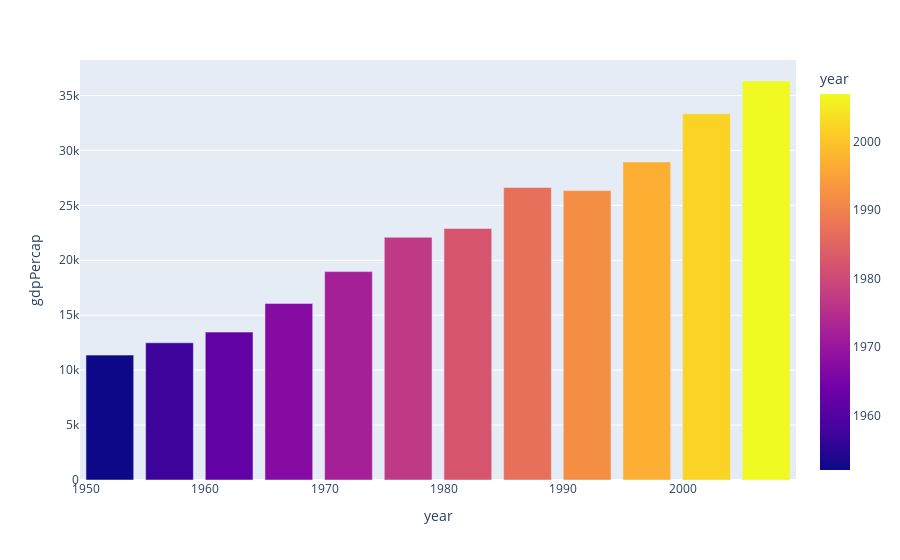

The cell this chart's notebook holds for it:
### Code cell
fig = px.bar(data_canada, x = 'year', y = "gdpPercap", color = "year")
fig.show()

### Figure 1 — Plotly figure (JSON) as saved in the notebook; plotly's stock layout.template omitted (floating-point values rounded to 4 significant figures)
{"data": [{"alignmentgroup": "True", "hovertemplate": "year=%{marker.color}<br>gdpPercap=%{y}<extra></extra>", "legendgroup": "", "marker": {"color": [1952, 1957, 1962, 1967, 1972, 1977, 1982, 1987, 1992, 1997, 2002, 2007], "coloraxis": "coloraxis", "pattern": {"shape": ""}}, "name": "", "offsetgroup": "", "orientation": "v", "showlegend": false, "textposition": "auto", "type": "bar", "x": [1952, 1957, 1962, 1967, 1972, 1977, 1982, 1987, 1992, 1997, 2002, 2007], "xaxis": "x", "y": [11370.0, 12490.0, 13460.0, 16080.0, 18970.0, 22090.0, 22900.0, 26630.0, 26340.0, 28950.0, 33330.0, 36320.0], "yaxis": "y"}], "layout": {"barmode": "relative", "coloraxis": {"colorbar": {"title": {"text": "year"}}, "colorscale": [[0, "#0d0887"], [0.1111, "#46039f"], [0.2222, "#7201a8"], [0.3333, "#9c179e"], [0.4444, "#bd3786"], [0.5556, "#d8576b"], [0.6667, "#ed7953"], [0.7778, "#fb9f3a"], [0.8889, "#fdca26"], [1, "#f0f921"]]}, "legend": {"tracegroupgap": 0}, "margin": {"t": 60}, "xaxis": {"anchor": "y", "domain": [0, 1], "title": {"text": "year"}}, "yaxis": {"anchor": "x", "domain": [0, 1], "title": {"text": "gdpPercap"}}}}
